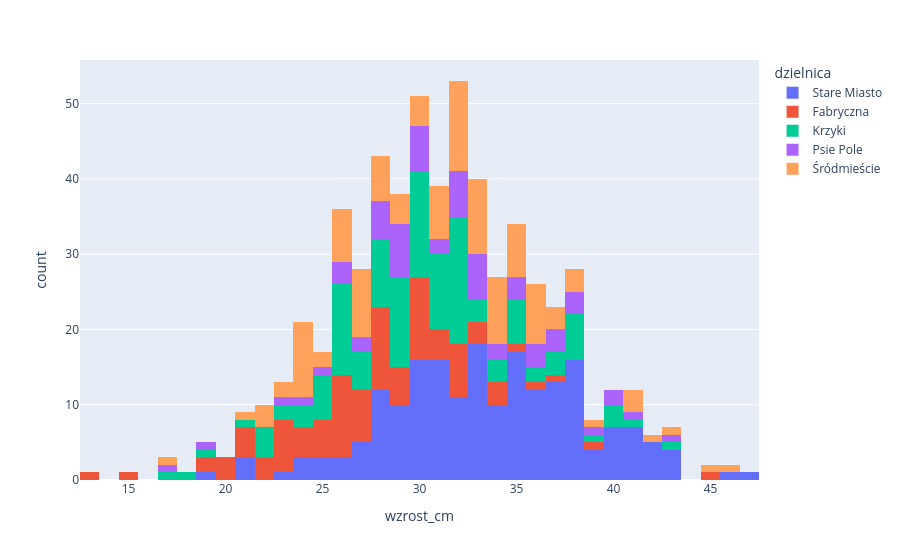

Notebook code for this chart:
### Markdown cell above
### 🎯 Zadanie 5 (plotly)
Narysuj w **plotly** histogram wzrostu krasnali (`px.histogram`), w którym **każda dzielnica ma własny kolor**. Zapisz wykres w zmiennej `fig` i go wyświetl.

### Code cell
fig = px.histogram(krasnale, color="dzielnica", x="wzrost_cm")  # TODO
fig

### Figure 1 — Plotly figure (JSON) as saved in the notebook; plotly's stock layout.template omitted (floating-point values rounded to 4 significant figures; data arrays with more than 128 entries replaced by an {"elided": "..."} marker saying what was removed)
{"data": [{"bingroup": "x", "hovertemplate": "dzielnica=Stare Miasto<br>wzrost_cm=%{x}<br>count=%{y}<extra></extra>", "legendgroup": "Stare Miasto", "marker": {"color": "#636efa", "pattern": {"shape": ""}}, "name": "Stare Miasto", "orientation": "v", "showlegend": true, "type": "histogram", "x": {"elided": "199 float values"}, "xaxis": "x", "yaxis": "y"}, {"bingroup": "x", "hovertemplate": "dzielnica=Fabryczna<br>wzrost_cm=%{x}<br>count=%{y}<extra></extra>", "legendgroup": "Fabryczna", "marker": {"color": "#EF553B", "pattern": {"shape": ""}}, "name": "Fabryczna", "orientation": "v", "showlegend": true, "type": "histogram", "x": [25.4, 30.2, 30.0, 27.5, 27.8, 26.0, 27.5, 29.7, 22.5, 32.2, 31.3, 27.7, 34.4, 24.4, 27.0, 34.4, 28.2, 21.8, 31.3, 30.4, 24.1, 31.2, 44.7, 30.3, 23.7, 38.9, 27.9, 32.3, 26.9, 29.0, 22.9, 25.5, 28.6, 28.9, 26.4, 28.1, 33.5, 22.2, 28.4, 34.6, 30.0, 19.3, 21.4, 32.3, 23.3, 20.8, 27.0, 28.4, 21.4, 21.2, 25.1, 29.2, 30.1, 30.4, 22.5, 30.3, 19.6, 26.4, 27.3, 18.9, 22.9, 24.0, 25.7, 25.7, 31.8, 30.2, 28.0, 32.1, 33.4, 20.0, 31.8, 22.5, 19.5, 23.1, 30.6, 25.2, 28.8, 27.1, 24.9, 25.5, 26.1, 25.5, 25.1, 33.3, 27.2, 22.4, 26.2, 35.5, 25.6, 13.0, 36.8, 15.1, 27.5, 31.7, 32.9, 27.2, 30.1], "xaxis": "x", "yaxis": "y"}, {"bingroup": "x", "hovertemplate": "dzielnica=Krzyki<br>wzrost_cm=%{x}<br>count=%{y}<extra></extra>", "legendgroup": "Krzyki", "marker": {"color": "#00cc96", "pattern": {"shape": ""}}, "name": "Krzyki", "orientation": "v", "showlegend": true, "type": "histogram", "x": [22.0, 27.9, 31.8, 31.2, 27.7, 28.7, 23.3, 30.3, 32.5, 29.8, 30.8, 32.2, 35.0, 25.1, 21.6, 28.5, 30.3, 36.0, 35.4, 31.6, 32.3, 25.5, 29.8, 24.3, 25.0, 32.3, 26.1, 25.7, 32.3, 37.7, 33.8, 28.5, 29.6, 41.2, 29.9, 26.2, 31.6, 30.7, 27.1, 32.3, 25.3, 27.8, 26.7, 32.0, 25.3, 26.3, 27.9, 22.1, 29.5, 25.3, 21.9, 27.7, 40.1, 29.4, 28.7, 28.2, 23.7, 29.5, 18.9, 30.7, 35.0, 31.2, 32.0, 38.5, 28.9, 33.0, 25.6, 31.7, 28.1, 33.5, 35.9, 29.7, 30.2, 26.1, 27.6, 29.2, 38.1, 28.8, 29.6, 37.8, 30.4, 31.9, 32.2, 26.4, 25.8, 35.0, 32.3, 36.7, 21.2, 35.1, 38.0, 25.5, 27.8, 22.7, 23.9, 39.8, 25.6, 33.1, 28.6, 26.3, 26.6, 38.0, 34.9, 33.9, 32.0, 18.4, 36.6, 29.9, 36.9, 29.3, 30.6, 30.2, 30.6, 30.9, 28.6, 27.0, 40.4, 27.3, 31.7, 24.7, 32.4, 38.4, 17.2, 30.8, 43.0, 31.0, 29.1], "xaxis": "x", "yaxis": "y"}, {"bingroup": "x", "hovertemplate": "dzielnica=Psie Pole<br>wzrost_cm=%{x}<br>count=%{y}<extra></extra>", "legendgroup": "Psie Pole", "marker": {"color": "#ab63fa", "pattern": {"shape": ""}}, "name": "Psie Pole", "orientation": "v", "showlegend": true, "type": "histogram", "x": [26.0, 36.4, 28.0, 39.9, 42.9, 33.2, 38.2, 31.0, 28.9, 29.1, 28.0, 31.1, 40.9, 33.1, 24.6, 36.1, 29.9, 32.0, 16.7, 28.5, 29.7, 29.7, 29.1, 29.0, 26.4, 37.8, 35.9, 34.7, 28.8, 19.1, 36.6, 26.2, 30.4, 27.0, 32.2, 27.4, 33.5, 33.9, 23.6, 31.7, 29.8, 37.9, 31.9, 33.4, 32.9, 28.0, 34.9, 36.9, 28.0, 28.9, 39.0, 32.6, 40.4, 35.3, 28.0, 30.4, 37.4, 32.6, 32.3, 23.2, 31.7], "xaxis": "x", "yaxis": "y"}, {"bingroup": "x", "hovertemplate": "dzielnica=Śródmieście<br>wzrost_cm=%{x}<br>count=%{y}<extra></extra>", "legendgroup": "Śródmieście", "marker": {"color": "#FFA15A", "pattern": {"shape": ""}}, "name": "Śródmieście", "orientation": "v", "showlegend": true, "type": "histogram", "x": [31.9, 24.0, 36.2, 32.4, 40.7, 33.5, 37.6, 27.4, 38.2, 32.6, 25.7, 34.1, 37.9, 21.7, 28.7, 33.0, 23.6, 31.5, 29.8, 35.5, 32.1, 28.3, 30.2, 27.6, 32.9, 26.0, 31.1, 23.9, 31.8, 34.4, 33.0, 25.9, 36.4, 21.1, 40.6, 32.4, 31.6, 28.9, 42.4, 31.6, 23.6, 34.3, 35.0, 35.9, 36.8, 34.4, 41.2, 17.1, 34.6, 36.2, 26.4, 24.4, 34.5, 27.1, 26.4, 26.9, 32.1, 34.5, 24.1, 29.0, 27.8, 35.3, 34.9, 24.8, 32.6, 34.4, 30.7, 36.0, 24.2, 25.7, 32.8, 35.9, 27.4, 24.3, 31.6, 31.5, 46.3, 33.1, 24.4, 30.8, 24.6, 22.5, 30.7, 28.9, 25.7, 34.1, 28.1, 35.0, 34.4, 43.2, 36.8, 32.2, 29.7, 45.1, 27.1, 30.1, 36.1, 32.5, 32.8, 32.8, 33.9, 36.7, 31.1, 27.3, 28.2, 38.9, 26.6, 31.0, 26.5, 22.1, 22.2, 24.1, 22.8, 31.0, 28.1, 27.4], "xaxis": "x", "yaxis": "y"}], "layout": {"barmode": "relative", "legend": {"title": {"text": "dzielnica"}, "tracegroupgap": 0}, "margin": {"t": 60}, "xaxis": {"anchor": "y", "domain": [0, 1], "title": {"text": "wzrost_cm"}}, "yaxis": {"anchor": "x", "domain": [0, 1], "title": {"text": "count"}}}}
